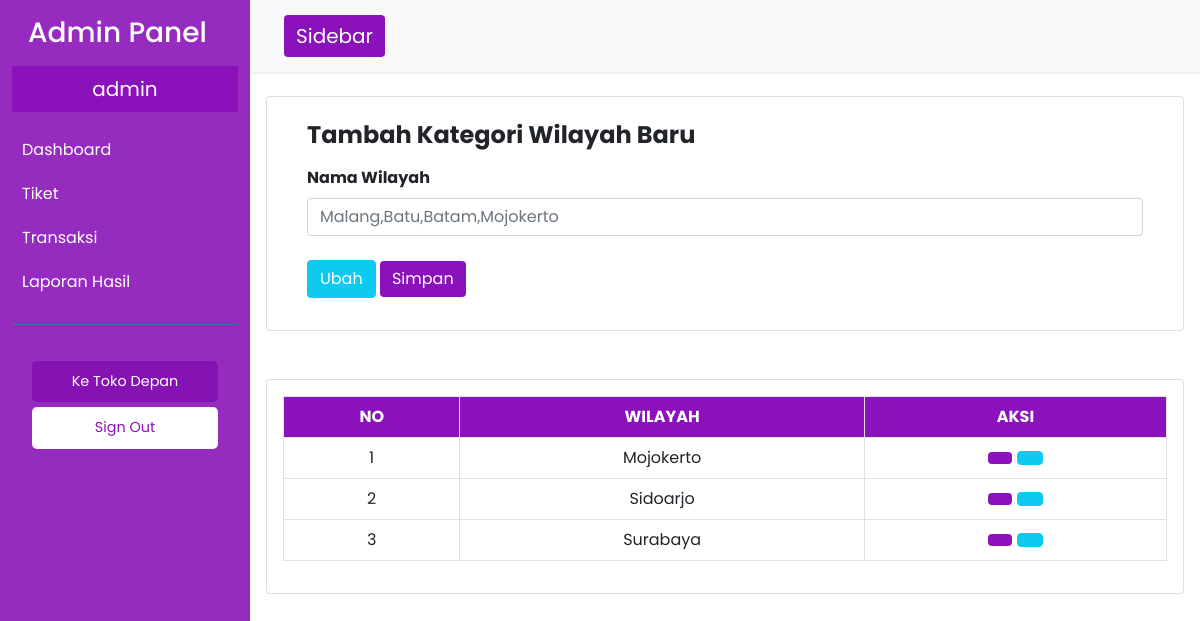
/admin/wilayah.php (signed in), run on the app's committed database.
### tables this page shows
CREATE TABLE `wilayah`  (
  `id_wilayah` int NOT NULL AUTO_INCREMENT,
  `wilayah` varchar(255) NULL DEFAULT NULL,
  PRIMARY KEY (`id_wilayah`) USING BTREE
);

### admin/wilayah.php (the view, shortened to what this page needs)
<?php
   include "../db/konek.php";
?>
<!DOCTYPE html>
<html lang="en">
<head>
    <link rel="stylesheet" href="../assets/css/bootstrap.min.css">
    <link rel="stylesheet" href="../assets/css/main.style.css">
    <link rel="stylesheet" href="../assets/css/sidebar.css">
    <link rel="stylesheet" href="https://maxst.icons8.com/vue-static/landings/line-awesome/line-awesome/1.3.0/css/line-awesome.min.css">
</head>
<body>
   <div class="container-fluid">
      <div class="row flex-nowrap">
         <?php include "../components/sidebar.php" ?>
         <div class="col px-0 w-100">
         <?php include "../components/navatas.php" ?>
                <div class="col-12 px-3 py-4">
                    <div class="card">
                        <div class="card-body">
                            <h4 class="fw-bold pt-2 px-4 text-center text-md-start">Tambah Kategori Wilayah Baru</h2>
                            <form method="post">
                                <div class="container-fluid my-3">
                                    <div class="row">
                                        <div class="co-12 mb-4">
                                            <label for="wilayah" class="fw-bold mb-2">Nama Wilayah</label>
                                            <input type="text" name="wilayah" id="wilayah" class="form-control" placeholder="Malang,Batu,Batam,Mojokerto" minlength="3" required>
                                        </div>
                                        <div class="col-12">
                                            <input type="submit" value="Ubah" name="ubah" id="ubah" class="btn btn-info text-white">
                                            <input type="submit" value="Simpan" name="simpan" id="simpan" class="btn btn-primary btn-ungu">
                                        </div>
                                    </div>
                                </div>
                            </form>
                        </div>
                    </div>
                </div>
                <div class="col-12 px-3 py-4">
                    <div class="card">
                        <div class="card-body pt-3">
                            <div class="table-responsive">
                                <table class="table table-bordered text-center">
                                    <thead class="text-white" style="background-color: var(--ungu);">
                                        <tr>
                                            <th>NO</th>
                                            <th>WILAYAH</th>
                                            <th>AKSI</th>
                                        </tr>
                                    </thead>
                                    <tbody>
                                        <?php
                                            $selWil = mysqli_query($konek,"SELECT * FROM wilayah");
                                            $no = 1;
                                            while($rowWil=mysqli_fetch_assoc($selWil)) {
                                        ?>
                                                <tr>
                                                    <td><?=$no++;?></td>
                                                    <td><?=$rowWil['wilayah']?></td>
                                                    <td>
                                                        <button onclick="edit('<?=$rowWil['id_wilayah']?>','<?=$rowWil['wilayah']?>')" class="btn btn-primary btn-ungu"><i class="las la-pen"></i></button>
                                                        <a href="wilayah.php?w=<?=$rowWil['id_wilayah']?>" class="btn btn-info text-white"><i class="las la-trash"></i></a>
                                                    </td>
                                                </tr>
                                        <?php
                                            }
                                        ?>
                                    </tbody>
                                </table>
                            </div>
                        </div>
                    </div>
                </div>
         </div>
      </div>
   </div>
</body>
</html>

### assets/css/main.style.css (style rules this page uses)
* { padding: 0; margin: 0; font-family: "Poppins"; }
:root { --ungu : #8b11bb; }
.btn-ungu { background: var(--ungu) !important; box-shadow: none !important; border: none !important; }

### data on the page
wilayah: wilayah "Mojokerto"
wilayah: wilayah "Sidoarjo"
wilayah: wilayah "Surabaya"

### other printed values
$_SESSION['nama'] "admin"
